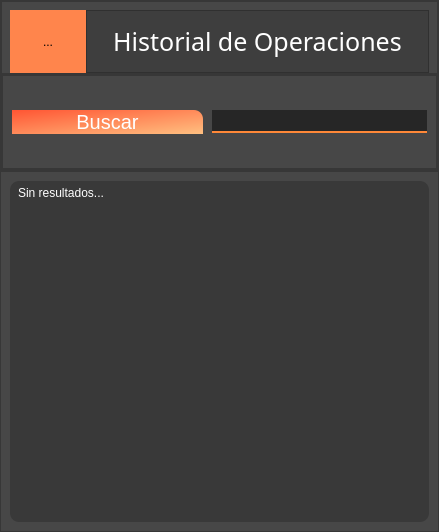
<?xml version="1.0" encoding="UTF-8"?>
<ui version="4.0">
 <class>Dialog</class>
 <widget class="QDialog" name="Dialog">
  <property name="geometry">
   <rect>
    <x>0</x>
    <y>0</y>
    <width>439</width>
    <height>532</height>
   </rect>
  </property>
  <property name="windowTitle">
   <string>Dialog</string>
  </property>
  <property name="styleSheet">
   <string notr="true">background-color: rgb(71, 71, 71);</string>
  </property>
  <layout class="QVBoxLayout" name="verticalLayout">
   <property name="spacing">
    <number>0</number>
   </property>
   <property name="leftMargin">
    <number>0</number>
   </property>
   <property name="topMargin">
    <number>0</number>
   </property>
   <property name="rightMargin">
    <number>0</number>
   </property>
   <property name="bottomMargin">
    <number>0</number>
   </property>
   <item>
    <widget class="QFrame" name="frame_2">
     <property name="maximumSize">
      <size>
       <width>16777215</width>
       <height>171</height>
      </size>
     </property>
     <property name="frameShape">
      <enum>QFrame::StyledPanel</enum>
     </property>
     <property name="frameShadow">
      <enum>QFrame::Raised</enum>
     </property>
     <layout class="QVBoxLayout" name="verticalLayout_2">
      <property name="spacing">
       <number>0</number>
      </property>
      <property name="leftMargin">
       <number>0</number>
      </property>
      <property name="topMargin">
       <number>0</number>
      </property>
      <property name="rightMargin">
       <number>0</number>
      </property>
      <property name="bottomMargin">
       <number>0</number>
      </property>
      <item>
       <widget class="QFrame" name="frame">
        <property name="maximumSize">
         <size>
          <width>16777215</width>
          <height>73</height>
         </size>
        </property>
        <property name="frameShape">
         <enum>QFrame::StyledPanel</enum>
        </property>
        <property name="frameShadow">
         <enum>QFrame::Raised</enum>
        </property>
        <layout class="QHBoxLayout" name="horizontalLayout">
         <property name="spacing">
          <number>0</number>
         </property>
         <property name="leftMargin">
          <number>8</number>
         </property>
         <property name="topMargin">
          <number>8</number>
         </property>
         <property name="rightMargin">
          <number>8</number>
         </property>
         <property name="bottomMargin">
          <number>0</number>
         </property>
         <item>
          <widget class="QToolButton" name="icon_window">
           <property name="sizePolicy">
            <sizepolicy hsizetype="Expanding" vsizetype="Expanding">
             <horstretch>0</horstretch>
             <verstretch>0</verstretch>
            </sizepolicy>
           </property>
           <property name="maximumSize">
            <size>
             <width>76</width>
             <height>16777215</height>
            </size>
           </property>
           <property name="styleSheet">
            <string notr="true">border: none;
background-color: rgb(255, 133, 76);</string>
           </property>
           <property name="text">
            <string>...</string>
           </property>
           <property name="icon">
            <iconset resource="../recursos.qrc">
             <normaloff>:/iconos/icons/cloud.svg</normaloff>:/iconos/icons/cloud.svg</iconset>
           </property>
           <property name="iconSize">
            <size>
             <width>35</width>
             <height>35</height>
            </size>
           </property>
          </widget>
         </item>
         <item>
          <widget class="QFrame" name="frame_5">
           <property name="styleSheet">
            <string notr="true">background-color: rgb(62, 62, 62);</string>
           </property>
           <property name="frameShape">
            <enum>QFrame::StyledPanel</enum>
           </property>
           <property name="frameShadow">
            <enum>QFrame::Raised</enum>
           </property>
           <layout class="QHBoxLayout" name="horizontalLayout_2">
            <property name="spacing">
             <number>0</number>
            </property>
            <property name="leftMargin">
             <number>0</number>
            </property>
            <property name="topMargin">
             <number>0</number>
            </property>
            <property name="rightMargin">
             <number>0</number>
            </property>
            <property name="bottomMargin">
             <number>0</number>
            </property>
            <item>
             <widget class="QLabel" name="label">
              <property name="font">
               <font>
                <family>Bahnschrift Condensed</family>
                <pointsize>-1</pointsize>
               </font>
              </property>
              <property name="styleSheet">
               <string notr="true">color: white;
font-size: 25px;</string>
              </property>
              <property name="text">
               <string>Historial de Operaciones</string>
              </property>
              <property name="alignment">
               <set>Qt::AlignCenter</set>
              </property>
             </widget>
            </item>
           </layout>
          </widget>
         </item>
        </layout>
       </widget>
      </item>
      <item>
       <widget class="QFrame" name="frame_4">
        <property name="frameShape">
         <enum>QFrame::StyledPanel</enum>
        </property>
        <property name="frameShadow">
         <enum>QFrame::Raised</enum>
        </property>
        <layout class="QHBoxLayout" name="horizontalLayout_3">
         <property name="spacing">
          <number>0</number>
         </property>
         <property name="leftMargin">
          <number>0</number>
         </property>
         <property name="topMargin">
          <number>0</number>
         </property>
         <property name="rightMargin">
          <number>0</number>
         </property>
         <property name="bottomMargin">
          <number>0</number>
         </property>
         <item>
          <widget class="QFrame" name="frame_7">
           <property name="frameShape">
            <enum>QFrame::StyledPanel</enum>
           </property>
           <property name="frameShadow">
            <enum>QFrame::Raised</enum>
           </property>
           <layout class="QGridLayout" name="gridLayout">
            <property name="leftMargin">
             <number>9</number>
            </property>
            <property name="topMargin">
             <number>0</number>
            </property>
            <property name="rightMargin">
             <number>9</number>
            </property>
            <property name="bottomMargin">
             <number>0</number>
            </property>
            <property name="horizontalSpacing">
             <number>9</number>
            </property>
            <property name="verticalSpacing">
             <number>0</number>
            </property>
            <item row="0" column="0">
             <widget class="QPushButton" name="btn_search">
              <property name="cursor">
               <cursorShape>PointingHandCursor</cursorShape>
              </property>
              <property name="styleSheet">
               <string notr="true">background-color: qlineargradient(spread:pad, x1:0, y1:0, x2:1, y2:1, stop:0 rgba(255, 85, 51, 255), stop:1 rgba(255, 192, 129, 255));
color: white;
font-size: 20px;
border-top-right-radius: 9px;</string>
              </property>
              <property name="text">
               <string>Buscar</string>
              </property>
             </widget>
            </item>
            <item row="0" column="1">
             <widget class="QLineEdit" name="busc">
              <property name="maximumSize">
               <size>
                <width>215</width>
                <height>16777215</height>
               </size>
              </property>
              <property name="styleSheet">
               <string notr="true">border: none;
border-bottom: 2px solid rgb(255, 136, 56);
background-color: rgb(38, 38, 38);
color: white;
font-size: 16px;</string>
              </property>
             </widget>
            </item>
           </layout>
          </widget>
         </item>
        </layout>
       </widget>
      </item>
     </layout>
    </widget>
   </item>
   <item>
    <widget class="QFrame" name="box_view">
     <property name="frameShape">
      <enum>QFrame::StyledPanel</enum>
     </property>
     <property name="frameShadow">
      <enum>QFrame::Raised</enum>
     </property>
     <layout class="QHBoxLayout" name="horizontalLayout_5">
      <item>
       <widget class="QListWidget" name="list_results">
        <property name="styleSheet">
         <string notr="true">background-color: rgb(57, 57, 57);
border-radius: 9px;
padding: 5px;
color: white;
font: 14pt &quot;MS Shell Dlg 2&quot;;</string>
        </property>
        <item>
         <property name="text">
          <string>Sin resultados...</string>
         </property>
        </item>
       </widget>
      </item>
     </layout>
    </widget>
   </item>
  </layout>
 </widget>
 <resources>
  <include location="../recursos.qrc"/>
 </resources>
 <connections/>
</ui>
